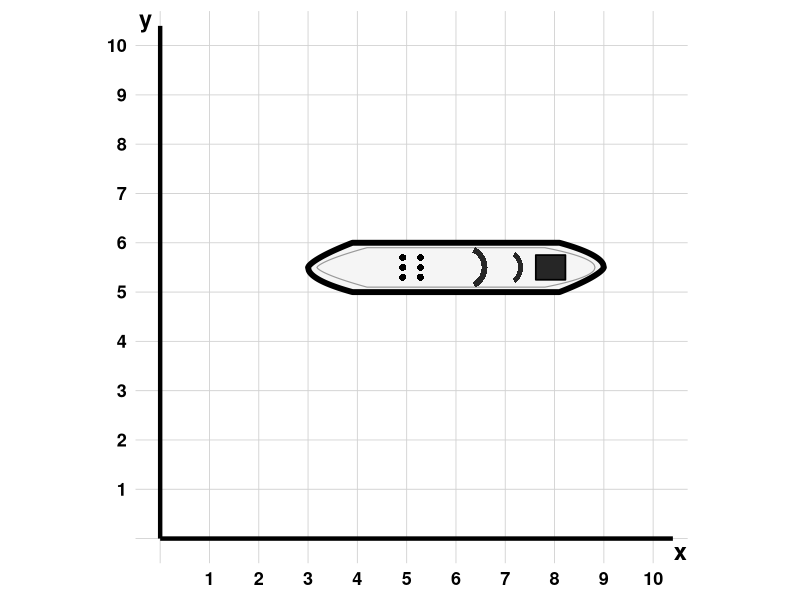

This figure's R source:
## ---- chunk 1
# ============================================================
# coordenadas_vertices_plano_cartesiano_metacognitivo_interpretacion_n2_schoice_v1
# Basado en item ICFES MAT-2026-1-022 (pregunta 116)
# Competencia: Interpretación y representación
# Componente: Geométrico-métrico
# Nivel: 2  |  DOK: 2  |  Bloom: Comprender
# ============================================================

library(ggplot2)

# === Helpers (Familia 1 y 5 — regla #21) ===
pick_int <- function(a, b) if (a >= b) a else sample(a:b, 1L)
safe_sample <- function(x, size, replace = TRUE) {
  if (length(x) == 0L)
    stop("safe_sample(): vector de entrada vacio o NULL.")
  if (length(x) == 1L) rep(x, size) else sample(x, size, replace = replace)
}

# === Parametros del plano ===
grid_max <- 10L

# === Parametros del barco (aleatorizados por semilla — regla #22) ===
ancho_barco <- pick_int(3L, 6L)

# alto_barco ACOTADO para que ratio = ancho/alto >= 2 (opcion A' de docs/BACKLOG.md P1.1).
#
# Con alto = 2 y ancho = 3 el ratio cae a 1.5 y el casco degenera: la silueta es un
# octagono simétrico que no se lee como barco. Medido por enumeracion exhaustiva +
# inspeccion visual ampliada x2 sobre las 374 combinaciones: 56 casos (15.0%).
# El mecanismo es que el perfil de prof() es casi simétrico (proa t^0.7 vs popa
# t^0.5), así que la figura no tiene direccion; a ratio >= 2 la elongación compensa.
#
# Restringir alto = 2 a ancho >= 4 elimina exactamente esos 56 casos:
# espacio de versiones 374 -> 318 (-15.0%), con 318 respuestas correctas distintas.
#
# NO es una restriccion de correccion: la clave era valida también en los 56 casos
# (el bounding box no depende del ratio). Es fidelidad narrativa: el enunciado habla
# de un barco y el estudiante veia una capsula.
alto_pool  <- if (ancho_barco >= 4L) 1L:2L else 1L
alto_barco <- safe_sample(alto_pool, 1L)
stopifnot(ancho_barco / alto_barco >= 2)

x_min <- pick_int(1L, grid_max - ancho_barco)
x_max <- x_min + ancho_barco

# y_min: TODO el rango disponible, sin exclusiones.
#
# Hasta el 2026-07-28 este bloque aplicaba 4 exclusiones (y_min != x_min,
# y_max != x_max, y_min != x_max, y_max != x_min). Existian para que el
# retirado GEO-COORD-03 (4 puntos sobre la diagonal y = x) no mostrara puntos
# repetidos. Al sustituirlo por GEO-COORD-04 quedaron obsoletas.
#
# Medido por enumeracion exhaustiva (docs/BACKLOG.md P2.7): sin ninguna
# exclusion hay 374 versiones con 374 respuestas correctas distintas y CERO
# colisiones entre las 4 opciones. Retirarlas amplia el espacio un 68%
# (222 -> 374) sin ningun efecto adverso.
#
# Nota: la exclusion y_min != x_min se justificaba como "evita que
# GEO-COORD-01 (inversion) colapse sobre la correcta". Esa justificacion era
# FALSA: la inversion nunca puede igualar a la correcta, porque exigiria a la
# vez y_min == x_min e y_max == x_min, o sea alto_barco == 0, imposible con
# alto_barco >= 1.
#
# El stopifnot de unicidad (más abajo) sigue siendo la red de seguridad real.
y_pool <- 1L:(grid_max - alto_barco)
stopifnot(length(y_pool) > 0L)
y_min <- safe_sample(y_pool, 1L)
y_max <- y_min + alto_barco

# === Respuesta correcta ===
correcta <- paste0(
  "(", x_min, ", ", y_min, "); (",
  x_min, ", ", y_max, "); (",
  x_max, ", ", y_min, ") y (",
  x_max, ", ", y_max, ")."
)

# === Distractores ===
# GEO-COORD-01: Inversion de ejes (intercambia x <-> y)
dist_inv <- paste0(
  "(", y_min, ", ", x_min, "); (",
  y_max, ", ", x_min, "); (",
  y_min, ", ", x_max, ") y (",
  y_max, ", ", x_max, ")."
)

# GEO-COORD-02: Rango reducido (toma solo el centro del barco)
x_mid <- as.integer(floor((x_min + x_max) / 2))
dist_centro <- paste0(
  "(", x_mid, ", ", y_min, "); (",
  x_mid, ", ", y_max, "); (",
  x_mid + 1L, ", ", y_min, ") y (",
  x_mid + 1L, ", ", y_max, ")."
)

# GEO-COORD-04: Desplazamiento de una unidad al contar la cuadricula.
#
# SUSTITUYE a GEO-COORD-03 (4 puntos sobre la diagonal y = x), retirado el
# 2026-07-28 por ser estructuralmente eliminable: era la única opcion cuyos 4
# puntos tenian la forma (v,v) — colineales — mientras las otras tres comparten
# la estructura "2 valores de x x 2 valores de y". Un estudiante podia
# descartarlo por la FORMA del texto, sin mirar la figura (regla #22 §P5).
# Ver docs/BACKLOG.md P0.1.
#
# Este distractor conserva la estructura 2x2, así que solo se puede descartar
# leyendo las coordenadas reales del barco. La direccion del desplazamiento se
# adapta para no salirse de la grilla: a la derecha si hay margen, a la
# izquierda si el barco ya toca el borde derecho.
desplaz <- if (x_max < grid_max) 1L else -1L
dist_desplaz <- paste0(
  "(", x_min + desplaz, ", ", y_min, "); (",
  x_min + desplaz, ", ", y_max, "); (",
  x_max + desplaz, ", ", y_min, ") y (",
  x_max + desplaz, ", ", y_max, ")."
)

# === Verificar 4 opciones distintas ===
all_opts <- c(correcta, dist_inv, dist_centro, dist_desplaz)
stopifnot(length(unique(all_opts)) == 4L)
# Los 4 desplazamientos deben caer dentro de la grilla [1, grid_max]
stopifnot(x_min + desplaz >= 1L, x_max + desplaz <= grid_max)

# === Mezclar opciones (exshuffle: TRUE se encarga, pero preparamos sol) ===
opciones_pre <- list(
  correcta       = correcta,
  inv_ejes       = dist_inv,
  rango_reducido = dist_centro,
  desplazamiento = dist_desplaz
)
perm <- sample(4L)
opciones <- unlist(opciones_pre[perm], use.names = FALSE)
nombres  <- names(opciones_pre)[perm]
sol <- as.integer(nombres == "correcta")

# === Info de errores para Solution (identificados por contenido, regla #19) ===
errores_info <- list(
  inv_ejes = list(
    codigo = "GEO-COORD-01",
    nombre = "Inversión de ejes",
    texto = dist_inv,
    diagnostico = paste0(
      "Invierte las coordenadas x e y: lee la extensión horizontal ",
      "del barco (de x = ", x_min, " a x = ", x_max, ") como si estuviera en el ",
      "eje vertical, y la extensión vertical (de y = ", y_min,
      " a y = ", y_max, ") como si estuviera en el eje horizontal. ",
      "El par (x, y) se escribió como (y, x)."
    )
  ),
  rango_reducido = list(
    codigo = "GEO-COORD-02",
    nombre = "Rango reducido al centro",
    texto = dist_centro,
    diagnostico = paste0(
      "Reduce el rango horizontal a solo 1 unidad (toma x = ", x_mid,
      " y x = ", x_mid + 1L, " en lugar del rango completo x = ", x_min,
      " a x = ", x_max, "). No identifica los extremos izquierdo y ",
      "derecho del barco, sino que selecciona únicamente la parte central."
    )
  ),
  desplazamiento = list(
    codigo = "GEO-COORD-04",
    nombre = "Desplazamiento de una unidad al contar la cuadrícula",
    texto = dist_desplaz,
    diagnostico = paste0(
      "Identifica correctamente la forma del rectángulo y el rango vertical ",
      "(de y = ", y_min, " a y = ", y_max, "), pero desplaza el rango ",
      "horizontal una unidad: reporta de x = ", x_min + desplaz,
      " a x = ", x_max + desplaz, " en lugar de x = ", x_min,
      " a x = ", x_max, ". Es el error clásico de contar los cuadros de la ",
      "cuadrícula en vez de leer las marcas del eje, o de empezar a contar ",
      "desde el primer cuadro que ocupa el barco en lugar de desde la línea ",
      "donde comienza."
    )
  )
)

# === Protagonista (variedad narrativa) ===
protagonistas <- c(
  "Tina", "Laura", "Sofía", "Miguel",
  "Carlos", "Ana", "Pedro", "Valentina"
)
protagonista <- safe_sample(protagonistas, 1L)

# === Reflexiones metacognitivas ===
reflexiones <- c(
  paste0(
    "Identificar los vértices de un rectángulo en el plano cartesiano ",
    "requiere distinguir claramente el eje x (horizontal) del eje y (vertical). ",
    "Una estrategia efectiva es ubicar primero los extremos izquierdo y derecho ",
    "(rango en x), y luego los extremos inferior y superior (rango en y)."
  ),
  paste0(
    "Los errores al leer coordenadas en el plano cartesiano suelen originarse en ",
    "la confusión entre las dos dimensiones. Practicar la lectura punto por ",
    "punto, verificando primero la coordenada x y luego la y, ayuda a consolidar ",
    "esta habilidad."
  ),
  paste0(
    "Al resolver problemas con coordenadas, conviene verificar que cada par (x, y) ",
    "efectivamente corresponde a un punto del objeto representado. Marcar los puntos ",
    "extremos en el gráfico antes de escribir la respuesta reduce ",
    "significativamente los errores."
  ),
  paste0(
    "La metacognición en geometría analítica implica ser consciente ",
    "de qué eje se está leyendo. Un error frecuente es asumir que el ",
    "primer número siempre es la coordenada horizontal, sin verificarlo ",
    "visualmente en el plano."
  )
)
reflexion <- safe_sample(reflexiones, 1L)

# === Dibujar barco parametrico ===
dibujar_barco <- function(xmn, xmx, ymn, ymx, gmax, filename) {
  cx <- (xmn + xmx) / 2;  cy <- (ymn + ymx) / 2
  w  <- xmx - xmn;        h  <- ymx - ymn
  n  <- 400L
  tf <- seq(0, 1, length.out = n)

  # INVARIANTE I-2 (ver .claude/rules/barco-parametrico.md): prof(t) vale EXACTAMENTE
  # h/2 en el tramo central, de modo que el casco toca ymn e ymx y su bounding box
  # ES la respuesta correcta. No suavizar ni alargar estas fracciones sin re-verificar
  # la enumeracion exhaustiva de las 318 combinaciones.
  prof <- function(t) {
    ifelse(t < 0.15,
      (h / 2) * (t / 0.15)^0.7,
      ifelse(t < 0.85,
        h / 2,
        (h / 2) * ((1 - t) / 0.15)^0.5))
  }

  xt <- xmn + tf * w;  yt <- cy + prof(tf)
  xb <- xmx - tf * w;  yb <- cy - prof(tf)
  hull_df <- data.frame(x = c(xt, xb), y = c(yt, yb))

  ix <- w * 0.03;  iy <- h * 0.10
  pi2 <- function(t) {
    ifelse(t < 0.18,
      ((h / 2) - iy) * (t / 0.18)^0.7,
      ifelse(t < 0.82,
        (h / 2) - iy,
        ((h / 2) - iy) * ((1 - t) / 0.18)^0.5))
  }
  ixt <- (xmn + ix) + tf * (w - 2 * ix)
  inner_df <- data.frame(
    x = c(ixt, rev(ixt)),
    y = c(cy + pi2(tf), cy - pi2(rev(tf)))
  )

  ph_df <- data.frame(
    x = rep(c(cx - w * 0.18, cx - w * 0.12), each = 3),
    y = rep(c(cy + h * 0.20, cy, cy - h * 0.20), 2)
  )

  # Radio de las bandas ACOTADO POR EL ANCHO (opcion D de docs/BACKLOG.md P1.1).
  # Las bandas tienen radio proporcional a h pero sus centros estan separados por
  # una fracción de w (0.16w - 0.03w = 0.13w). Con h máximo y w mínimo los radios
  # crecian mientras la separacion se encogia, y las dos bandas se fundian en una
  # sola mancha: 72.3% de solape en (w=3,h=2) y 65.2% en (w=4,h=2).
  # Acotar el radio por 0.25*w deja el solape en 37% como máximo — el mismo nivel
  # que (w=4,h=1), que ya se veia bien — y NO altera los casos alargados
  # (w=5,6 con h=1 quedan exactamente igual que antes).
  # Las bandas son decorativas: no participan del bounding box, así que este
  # cambio no toca la invariante I-2.
  rb <- min(h, w * 0.25)

  bt1 <- seq(-1.1, 1.1, length.out = 80)
  b1cx <- cx + w * 0.03
  b1_df <- data.frame(
    x = c(b1cx + rb * 0.46 * cos(bt1), b1cx + rb * 0.34 * cos(rev(bt1))),
    y = c(cy   + rb * 0.46 * sin(bt1), cy   + rb * 0.34 * sin(rev(bt1)))
  )
  bt2 <- seq(-0.9, 0.9, length.out = 60)
  b2cx <- cx + w * 0.16
  b2_df <- data.frame(
    x = c(b2cx + rb * 0.40 * cos(bt2), b2cx + rb * 0.30 * cos(rev(bt2))),
    y = c(cy   + rb * 0.40 * sin(bt2), cy   + rb * 0.30 * sin(rev(bt2)))
  )

  bw <- w * 0.10;  bh <- h * 0.50;  bcx <- cx + w * 0.32
  br_df <- data.frame(
    x = c(bcx - bw / 2, bcx + bw / 2, bcx + bw / 2, bcx - bw / 2),
    y = c(cy  - bh / 2, cy  - bh / 2, cy  + bh / 2, cy  + bh / 2)
  )

  p <- ggplot() +
    geom_hline(yintercept = 0:gmax, color = "gray82", linewidth = 0.3) +
    geom_vline(xintercept = 0:gmax, color = "gray82", linewidth = 0.3) +
    geom_segment(aes(x = 0, y = 0, xend = gmax + 0.4, yend = 0), linewidth = 1.5) +
    geom_segment(aes(x = 0, y = 0, xend = 0, yend = gmax + 0.4), linewidth = 1.5) +
    geom_polygon(data = hull_df, aes(x, y),
                 fill = "gray96", color = "black", linewidth = 2.0) +
    geom_polygon(data = inner_df, aes(x, y),
                 fill = NA, color = "gray60", linewidth = 0.4) +
    geom_polygon(data = b1_df, aes(x, y), fill = "gray15", color = NA) +
    geom_polygon(data = b2_df, aes(x, y), fill = "gray15", color = NA) +
    geom_polygon(data = br_df, aes(x, y),
                 fill = "gray15", color = "black", linewidth = 0.6) +
    geom_point(data = ph_df, aes(x, y),
               size = 2.0, shape = 16, color = "black") +
    scale_x_continuous(breaks = 1:gmax,
                       limits = c(-0.5, gmax + 0.7), expand = c(0, 0)) +
    scale_y_continuous(breaks = 1:gmax,
                       limits = c(-0.5, gmax + 0.7), expand = c(0, 0)) +
    annotate("text", x = gmax + 0.55, y = -0.25, label = "x",
             fontface = "bold", size = 6) +
    annotate("text", x = -0.30, y = gmax + 0.55, label = "y",
             fontface = "bold", size = 6) +
    coord_fixed() +
    theme_minimal(base_size = 14) +
    theme(
      panel.grid  = element_blank(),
      axis.text   = element_text(size = 13, color = "black", face = "bold"),
      axis.title  = element_blank(),
      plot.margin = margin(8, 12, 8, 8)
    )

  ggsave(filename, p, width = 7, height = 7, dpi = 150, bg = "white")
}

dibujar_barco(x_min, x_max, y_min, y_max, grid_max, "plano_barco.png")

# UID para anchors
ex_uid <- paste0(safe_sample(letters, 6L, replace = FALSE), collapse = "")
## ---- chunk 2
cat(paste0(
  protagonista, " está participando en un juego en el que se ubican barcos ",
  "en un plano cartesiano y se busca eliminar los barcos de otro jugador, ",
  "adivinando su ubicación. En un momento del juego, a ", protagonista,
  " le queda un barco ubicado como muestra la figura.\n\n"
))
cat("![](plano_barco.png){width=80%}\n\n")
cat(paste0(
  "¿Cuáles son las coordenadas (x, y) de los vértices que ",
  "encierran el barco que le queda a ", protagonista, "?\n"
))
## ---- chunk 3
for (i in seq_along(opciones)) {
  cat(paste0("* ", opciones[i], "\n"))
}
## ---- chunk 4
# --- Respuesta correcta ---
cat(paste0(
  "### Respuesta correcta {#resp-", ex_uid, "}\n\n",
  "La respuesta correcta es la que indica las coordenadas **",
  correcta, "**\n\n",
  "El barco ocupa la franja horizontal entre x = ", x_min,
  " y x = ", x_max, ", y entre y = ", y_min, " e y = ", y_max,
  ". Los cuatro vértices del rectángulo que encierra el barco son:\n\n",
  "$$\\left(", x_min, ",\\, ", y_min, "\\right), \\quad ",
  "\\left(", x_min, ",\\, ", y_max, "\\right), \\quad ",
  "\\left(", x_max, ",\\, ", y_min, "\\right), \\quad ",
  "\\left(", x_max, ",\\, ", y_max, "\\right)$$\n\n"
))

# --- Análisis por opción ---
cat("### Análisis de cada opción\n\n")
for (i in seq_along(opciones)) {
  nm <- nombres[i]
  if (nm == "correcta") {
    cat(paste0(
      "**Correcta: ", opciones[i], "**\n\n",
      "Identifica correctamente los cuatro vértices del rectángulo ",
      "que encierra el barco, leyendo el rango horizontal (x = ", x_min,
      " a x = ", x_max, ") y el rango vertical (y = ", y_min,
      " a y = ", y_max, ") de forma adecuada.\n\n"
    ))
  } else {
    err <- errores_info[[nm]]
    cat(paste0(
      "**", err$codigo, " — ", err$nombre, ": ",
      opciones[i], "**\n\n",
      err$diagnostico, "\n\n"
    ))
  }
}

# --- Procedimiento correcto ---
cat(paste0(
  "### Procedimiento correcto\n\n",
  "Para identificar los vértices del rectángulo que encierra un ",
  "objeto en el plano cartesiano:\n\n",
  "1. **Eje horizontal (x):** Observar el rango de valores de x que ocupa ",
  "el objeto. En este caso, el barco se extiende de x = ", x_min,
  " a x = ", x_max, ".\n",
  "2. **Eje vertical (y):** Observar el rango de valores de y que ocupa ",
  "el objeto. En este caso, el barco se extiende de y = ", y_min,
  " a y = ", y_max, ".\n",
  "3. **Vértices:** Combinar los valores extremos para obtener los ",
  "4 vértices: (", x_min, ", ", y_min, "), (",
  x_min, ", ", y_max, "), (", x_max, ", ", y_min, ") y (",
  x_max, ", ", y_max, ").\n\n"
))

# --- Propiedades del concepto ---
cat(paste0(
  "### Propiedades del concepto\n\n",
  "Cuatro propiedades que conviene tener presentes al leer coordenadas:\n\n",
  "1. En un par ordenado **(x, y)** la primera coordenada es **siempre** la ",
  "horizontal y la segunda la vertical. El orden no es intercambiable: ",
  "(", x_min, ", ", y_min, ") y (", y_min, ", ", x_min, ") son puntos ",
  ifelse(x_min == y_min, "iguales solo porque ambos valores coinciden; en general son distintos",
         "distintos del plano"), ".\n",
  "2. Un rectángulo de lados paralelos a los ejes queda **completamente ",
  "determinado por dos valores de x y dos de y**. Sus cuatro vértices son las ",
  "cuatro combinaciones posibles de esos valores, ni más ni menos.\n",
  "3. El rectángulo que **encierra** un objeto usa el valor **mínimo** y el ",
  "**máximo** que el objeto ocupa en cada eje. No sirve un punto interior ",
  "ni una parte del objeto.\n",
  "4. Los cuatro vértices de un rectángulo **nunca están alineados**. Si lo ",
  "estuvieran no encerrarían ninguna superficie, y no habría rectángulo.\n\n"
))

# --- Caso específico (transferencia) ---
sube <- if (y_max < grid_max) 1L else -1L
dir_txt <- if (sube > 0L) "hacia arriba" else "hacia abajo"
cat(paste0(
  "### Caso específico\n\n",
  "Supongamos que ", protagonista, " mueve el barco **una unidad ", dir_txt,
  "**, sin girarlo ni cambiar su tamaño. ¿Cuáles serían los nuevos vértices?\n\n",
  "El barco no se desplaza en horizontal, así que el rango en x **no cambia**: ",
  "sigue yendo de x = ", x_min, " a x = ", x_max, ". Solo se desplaza el rango ",
  "vertical, que pasa de y = ", y_min, " a y = ", y_max, " a ser de y = ",
  y_min + sube, " a y = ", y_max + sube, ". Los nuevos vértices son:\n\n",
  "$$\\left(", x_min, ",\\, ", y_min + sube, "\\right), \\quad ",
  "\\left(", x_min, ",\\, ", y_max + sube, "\\right), \\quad ",
  "\\left(", x_max, ",\\, ", y_min + sube, "\\right), \\quad ",
  "\\left(", x_max, ",\\, ", y_max + sube, "\\right)$$\n\n",
  "Este caso muestra que **los dos ejes se leen por separado**: mover el ",
  "objeto en vertical altera únicamente las segundas coordenadas. Confundir ",
  "los ejes, como hace uno de los distractores, cambiaría ambos a la vez.\n\n"
))

# --- Reflexión metacognitiva ---
cat(paste0("### Reflexión metacognitiva\n\n", reflexion, "\n\n"))

# --- Estrategia para evitar el error ---
cat(paste0(
  "### Estrategia para evitar el error\n\n",
  "1. Identificar primero el eje **horizontal** (x) y anotar los valores ",
  "mínimo y máximo que ocupa el objeto.\n",
  "2. Luego identificar el eje **vertical** (y) y anotar los valores ",
  "mínimo y máximo.\n",
  "3. Verificar que cada par ordenado (x, y) escriba primero la coordenada ",
  "horizontal y luego la vertical.\n",
  "4. Comprobar que los 4 vértices forman un rectángulo que ",
  "efectivamente encierra el objeto.\n"
))
## ---- chunk 5
for (i in seq_along(opciones)) {
  nm <- nombres[i]
  if (nm == "correcta") {
    cat("* Correcto. Los vértices corresponden al rectángulo que encierra el barco.\n")
  } else {
    err <- errores_info[[nm]]
    cat(paste0("* Incorrecto. ", err$codigo, ": ", err$nombre, ".\n"))
  }
}
